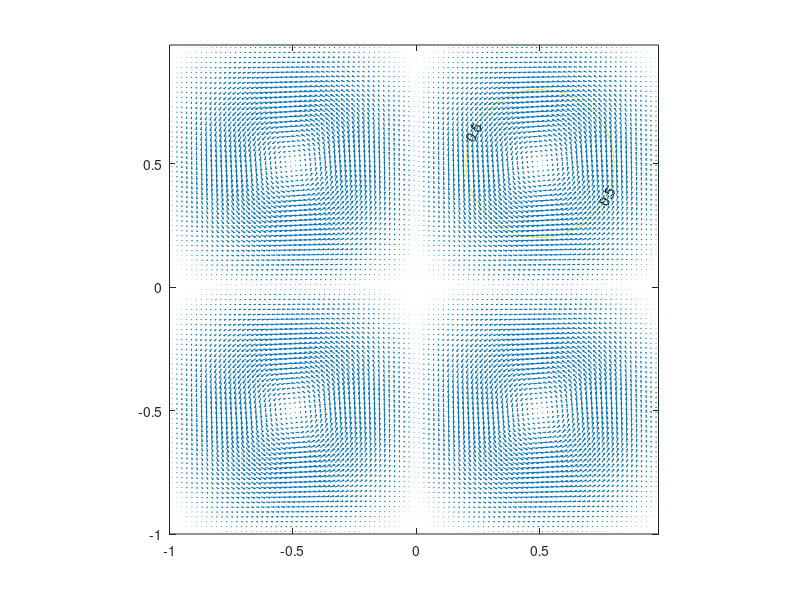

MATLAB code to generate this figure: (Note: this script raises an error after producing the figure.)
% 
% Driver.m
% Initializes the level set problem on  a rectangular grid

%%
%Grid construction
clear all

lx = 2;
ly = 2;
nx = 100; ny = 100;
dx = lx/nx; dy = ly/ny;
dt = 0.01;
epsilon = dx/2;
x = -lx/2:dx:lx/2-dx;
y = -ly/2:dy:ly/2-dy;
[X,Y] = meshgrid(x,y);

phi = sqrt((X-0.5).^2+(Y-0.5).^2)-0.3;
phi0 = 1./(1+exp(phi./epsilon));
phi = phi0;
% phi = phi_sd>0;
contour(X,Y,phi,[0.5 0.5],'showtext','on')
axis equal
hold on

xflow = -lx/2 + dx/2:dx:lx/2 - 3*dx/2;
yflow = -ly/2 + dy/2:dy:ly/2 - 3*dy/2;
[Xflow,Yflow] = meshgrid(xflow,yflow);
% u = X;
% v = Y;
U = -Yflow;
V = Xflow;

U = sin(pi*Xflow).^2.*sin(2*pi*Yflow);
V = -sin(pi*Yflow).^2.*sin(2*pi*Xflow);
% Tfinal = 2*pi;
Tfinal = 1;
quiver(Xflow,Yflow,U,V)
%G = numgrid('S',nx)
% %newphi
% newPhi = LevelSetEvolve(phi,v,u,nx,ny,dx,dy,dt);
% contour(X,Y,phi,[0,0],'linewidth',2)
% xlabel('X')
% ylabel('Y')
% axis equal
% title('time=0')
% axis([-2 2 -2 2])
N = ceil(Tfinal/dt);
reinitialize = 5;
hold off
N=100;
area = zeros(1,N);

for k=1:N
    time = k*dt;
%     newPhi = LevelSetEvolve(phi,v,u,nx,ny,dx,dy,dt);
    newPhi = ConserveLevelSetEvolve(phi,V,U,nx,ny,dx,dy,dt,epsilon,k,reinitialize);
    phi = newPhi;
%     contourf(X,Y,phi)
    colorbar
    [c,h] = contour(X,Y,phi,[0.5 0.5],'showtext','on');
    xlabel('X')
    ylabel('Y')
%     contour(X,Y,phi,'showtext','on')
    axis equal
    axis([0 1 0 1])
    title(sprintf('time=%d',time))
    drawnow
    area(k) = polyarea(c(1,:),c(2,:));
end
hold on
contour(X,Y,phi0,[0.5 0.5],'showtext','on')
axis equal
quiver(Xflow,Yflow,U,V)
%% run conservative evolution

lx = 8;
ly = 8;
nx = 100; ny = 100;
dx = lx/nx; dy = ly/ny;

x = -lx/2:dx:lx/2;
y = -ly/2:dy:ly/2;
[X,Y] = meshgrid(x,y);

dt = 0.0001;
epsilon = 0.1;

%% initialize level set function

phi_sd = sqrt((X-1).^2+(Y-1).^2)-0.3;

